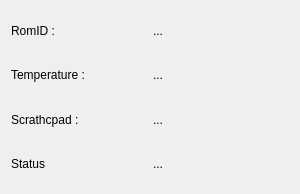
<?xml version="1.0" encoding="UTF-8"?>
<ui version="4.0">
 <class>ds2450ui</class>
 <widget class="QWidget" name="ds2450ui">
  <property name="geometry">
   <rect>
    <x>0</x>
    <y>0</y>
    <width>300</width>
    <height>194</height>
   </rect>
  </property>
  <property name="windowTitle">
   <string>Add Icons</string>
  </property>
  <layout class="QGridLayout" name="gridLayout">
   <item row="1" column="0">
    <widget class="QLabel" name="label_scratchpad">
     <property name="text">
      <string>Temperature : </string>
     </property>
    </widget>
   </item>
   <item row="3" column="1">
    <widget class="QLabel" name="status">
     <property name="text">
      <string>...</string>
     </property>
    </widget>
   </item>
   <item row="1" column="1">
    <widget class="QLabel" name="T">
     <property name="text">
      <string>...</string>
     </property>
    </widget>
   </item>
   <item row="0" column="0">
    <widget class="QLabel" name="labelRomID">
     <property name="text">
      <string>RomID : </string>
     </property>
    </widget>
   </item>
   <item row="2" column="0">
    <widget class="QLabel" name="label_scratchpad_2">
     <property name="text">
      <string>Scrathcpad : </string>
     </property>
    </widget>
   </item>
   <item row="0" column="1">
    <widget class="QLabel" name="RomID">
     <property name="text">
      <string>...</string>
     </property>
    </widget>
   </item>
   <item row="2" column="1">
    <widget class="QLabel" name="scratchpad">
     <property name="text">
      <string>...</string>
     </property>
    </widget>
   </item>
   <item row="3" column="0">
    <widget class="QLabel" name="label_scratchpad_3">
     <property name="text">
      <string>Status</string>
     </property>
    </widget>
   </item>
  </layout>
 </widget>
 <resources/>
 <connections/>
</ui>
